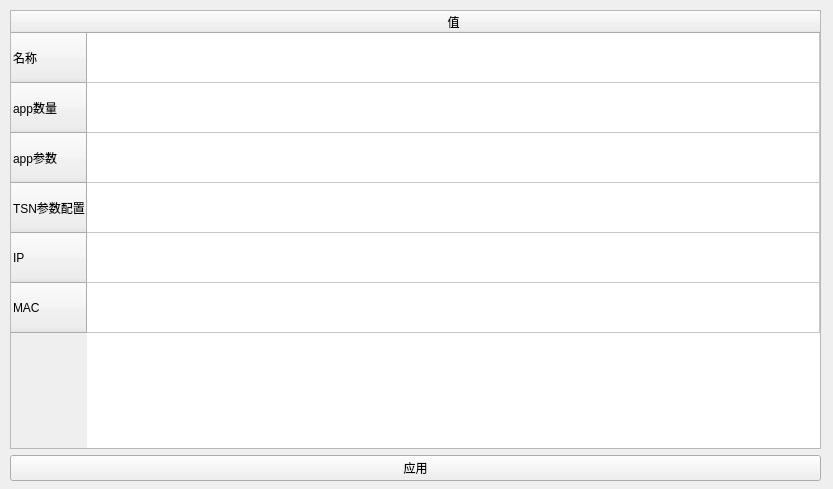
<?xml version="1.0" encoding="UTF-8"?>
<ui version="4.0">
 <class>Tsn</class>
 <widget class="QDialog" name="Tsn">
  <property name="geometry">
   <rect>
    <x>0</x>
    <y>0</y>
    <width>833</width>
    <height>489</height>
   </rect>
  </property>
  <property name="windowTitle">
   <string>Dialog</string>
  </property>
  <widget class="QWidget" name="verticalLayoutWidget">
   <property name="geometry">
    <rect>
     <x>10</x>
     <y>10</y>
     <width>811</width>
     <height>471</height>
    </rect>
   </property>
   <layout class="QVBoxLayout" name="verticalLayout">
    <item>
     <widget class="QTableWidget" name="tableWidget_netargs">
      <property name="layoutDirection">
       <enum>Qt::LeftToRight</enum>
      </property>
      <property name="styleSheet">
       <string notr="true"/>
      </property>
      <property name="verticalScrollBarPolicy">
       <enum>Qt::ScrollBarAsNeeded</enum>
      </property>
      <attribute name="horizontalHeaderCascadingSectionResizes">
       <bool>false</bool>
      </attribute>
      <attribute name="horizontalHeaderDefaultSectionSize">
       <number>300</number>
      </attribute>
      <attribute name="horizontalHeaderHighlightSections">
       <bool>true</bool>
      </attribute>
      <attribute name="horizontalHeaderStretchLastSection">
       <bool>true</bool>
      </attribute>
      <attribute name="verticalHeaderDefaultSectionSize">
       <number>50</number>
      </attribute>
      <attribute name="verticalHeaderStretchLastSection">
       <bool>false</bool>
      </attribute>
      <row>
       <property name="text">
        <string>名称</string>
       </property>
      </row>
      <row>
       <property name="text">
        <string>app数量</string>
       </property>
      </row>
      <row>
       <property name="text">
        <string>app参数</string>
       </property>
      </row>
      <row>
       <property name="text">
        <string>TSN参数配置</string>
       </property>
      </row>
      <row>
       <property name="text">
        <string>IP</string>
       </property>
      </row>
      <row>
       <property name="text">
        <string>MAC</string>
       </property>
      </row>
      <column>
       <property name="text">
        <string>值</string>
       </property>
      </column>
      <item row="1" column="0">
       <property name="text">
        <string/>
       </property>
       <property name="textAlignment">
        <set>AlignCenter</set>
       </property>
      </item>
      <item row="2" column="0">
       <property name="text">
        <string/>
       </property>
       <property name="textAlignment">
        <set>AlignCenter</set>
       </property>
      </item>
     </widget>
    </item>
    <item>
     <widget class="QPushButton" name="applyButton">
      <property name="text">
       <string>应用</string>
      </property>
      <property name="autoDefault">
       <bool>false</bool>
      </property>
     </widget>
    </item>
   </layout>
  </widget>
 </widget>
 <resources/>
 <connections/>
</ui>
